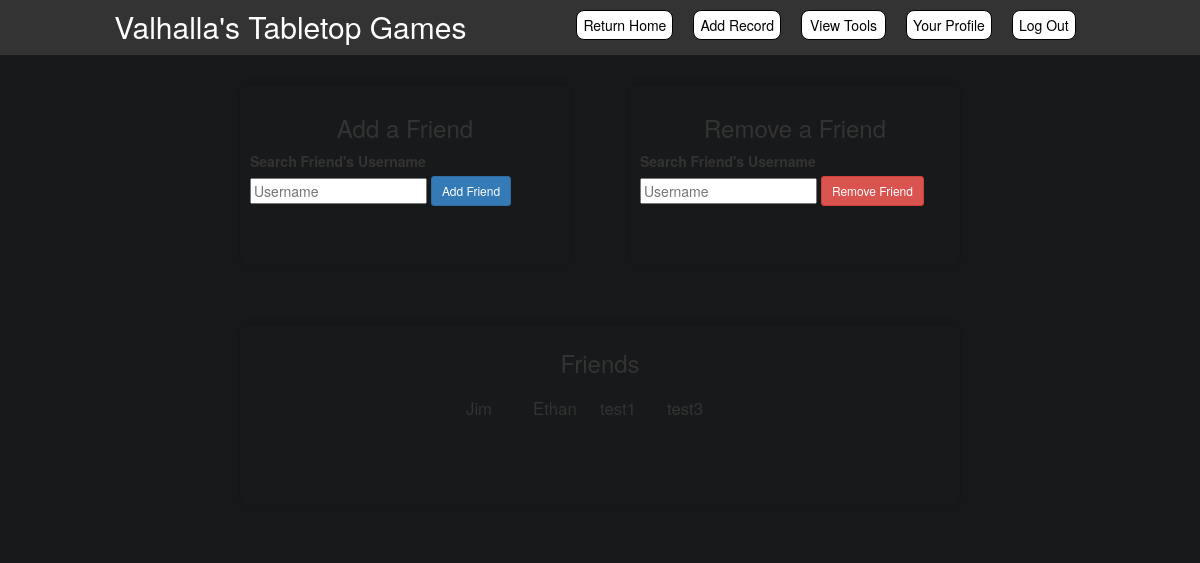
Page /friend (signed in) on the committed database.
### app.py (models this page shows)
class User(UserMixin, db.Model):
        id = db.Column(db.Integer, primary_key=True)
        fullname = db.Column(db.String(50), nullable=False)
        username = db.Column(db.String(15), nullable=False, unique=True)
        email = db.Column(db.String(50), nullable=False, unique=True)
        password = db.Column(db.String(80), nullable=False)
        favorites = db.relationship('SupportedGames', secondary=userFavorites, backref='favoritedby')
        played = db.relationship('SupportedNames', secondary=playedUsers, backref='playedwith')
        friends = db.relationship('User', secondary=friends,
                                primaryjoin=(friends.c.user_id == id),
                                secondaryjoin=(friends.c.friend_id == id),
                                backref=db.backref('friend_of', lazy='dynamic'),
                                lazy='dynamic')

### app.py (the view)
@app.route('/friend', methods = ['GET'])
@login_required
def friend():
    user = current_user
    user_friends = user.friends.all()
    return render_template('friends.html', friends=user_friends)

### app.py (called while the page is built)
@login_manager.user_loader
def load_user(user_id):
    return User.query.get(int(user_id))

### templates/friends.html (shortened to what this page needs)
<!DOCTYPE html>
<html lang="en">
<head>
    <link rel="stylesheet" href="{{ url_for('static', filename='css/friends.css') }}">
    <link rel="stylesheet" href="https://cdn.jsdelivr.net/npm/bootstrap@3.3.7/dist/css/bootstrap.min.css">
</head>
<body>
    {% extends "base.html" %}
    {% import "bootstrap/wtf.html" as wtf %}
    {% block content %}
        <div id="content">
            <div class="add">
                <div>
                    <h3>Add a Friend</h3>
                </div>
                <div id="form">
                    <form action="/addfriend" method="POST" novalidate>
                        <label for="addAccount">Search Friend's Username</label>
                        <input id="addAccount" name="addAccount" type="text" placeholder="Username">
                        <button type="submit button" class="btn btn-primary btn-sm" style="margin-bottom: 4px;">Add Friend</button>
                    </form>
                </div>
            </div>
            <div class="add">
                <div>
                    <h3>Remove a Friend</h3>
                </div>
                <div id="form">
                    <div id="form">
                        <form action="/removefriend" method="POST" novalidate>
                            <label for="removeAccount">Search Friend's Username</label>
                            <input id="removeAccount" name="removeAccount" type="text" placeholder="Username">
                            <button type="submit button" class="btn btn-danger btn-sm" style="margin-bottom: 4px;">Remove Friend</button>
                        </form>
                    </div>
                </div>
            </div>
            <div class="display">
                <h3>Friends</h3>
                <div id="friendsList">
                    {% for friend in friends %}
                    <div style="margin-top: 10px;"id="{{ loop.index }}">
                        <span class="friendName" id="friend{{ loop.index }}">{{ friend.fullname }}</span>
                    </div>
                    {% endfor %}
                </div>
            </div>
        </div>
    {% endblock %}

### static/css/friends.css (style rules this page uses)
body { display: flex; justify-content: center; align-items: center; flex-direction: column; }
#content { display: flex; justify-content: center; align-items: center; flex-direction: row; flex-wrap: wrap; width: 900px; }
.add { margin-top: 150px; margin: 30px; padding-top: 5px; padding: 10px; width: 330px; height: 180px; border-radius: 8px; box-shadow: 0px 0px 8px rgba(0, 0, 0, 0.2); display: flex; flex-direction: column; align-items: center; }
.display { margin-top: 150px; margin: 30px; padding-top: 5px; width: 720px; height: 180px; border-radius: 8px; box-shadow: 0px 0px 8px rgba(0, 0, 0, 0.2); display: flex; flex-direction: column; align-items: center; }
.friendName { font-size: 1.2em; text-align: center; }
#friendsList { display: flex; flex-direction: row; justify-content: center; }
#friendsList div { width: 67px; }

### static/css/baseStyles.css (style rules this page uses)
body { background-color: #18191A; }
#content { display: flex; justify-content: center; background-color: #18191A; }

### rows in the picture
User: fullname "Jim"
User: fullname "Ethan"
User: fullname "test1"
User: fullname "test3"
